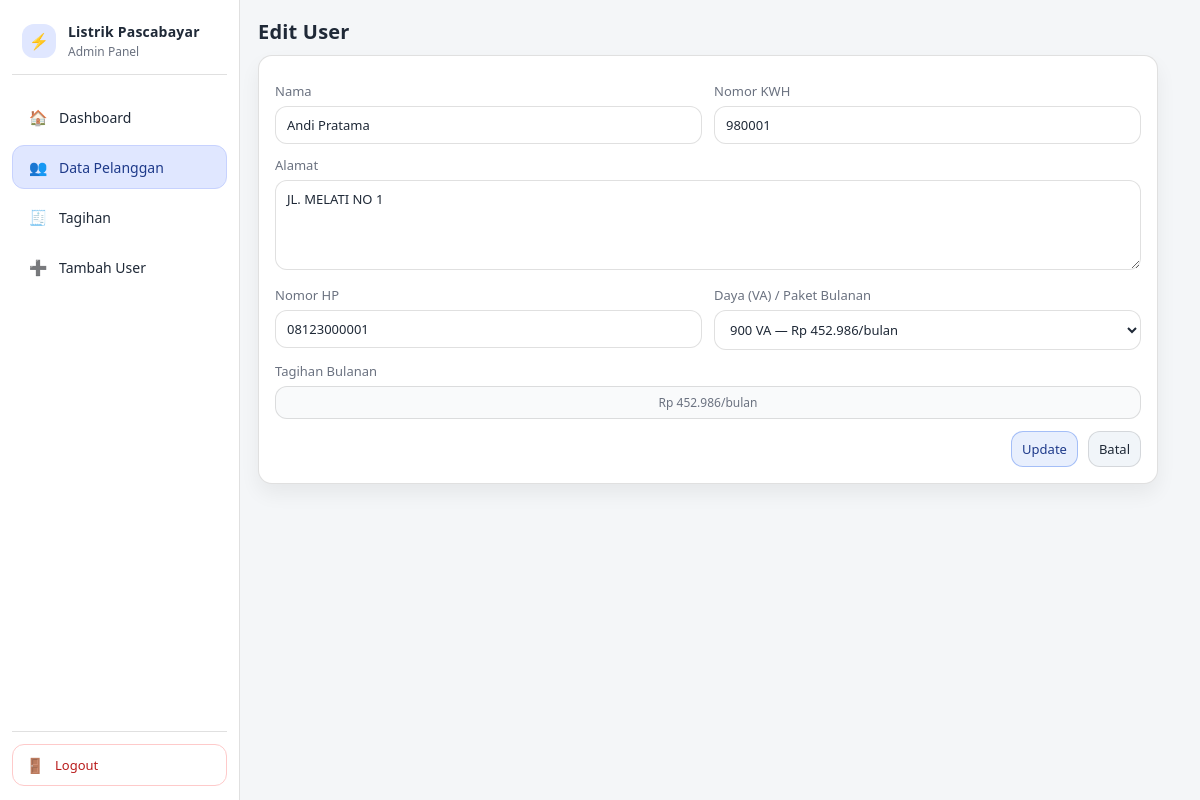
The page /users/edit.php?id=6 (signed in) on the database its author committed.
### tables this page shows
CREATE TABLE `users` (
  `id` int(11) NOT NULL,
  `nama` varchar(100) NOT NULL,
  `nomor_kwh` varchar(30) NOT NULL,
  `alamat` text NOT NULL,
  `voltase` int(11) NOT NULL,
  `no_hp` varchar(13) NOT NULL,
  `created_at` timestamp NOT NULL DEFAULT current_timestamp(),
  `status` enum('BELUM LUNAS','LUNAS') NOT NULL DEFAULT 'BELUM LUNAS',
  `daya_va` int(11) NOT NULL DEFAULT 900,
  `tarif_per_kwh` decimal(10,2) NOT NULL DEFAULT 1352.00,
  `kwh` int(11) NOT NULL DEFAULT 0,
  `tagihan_bulanan` int(11) NOT NULL DEFAULT 452986
);

### users/edit.php (the view, shortened to what this page needs)
<?php
require __DIR__ . "/../partials/header.php";
require __DIR__ . "/../partials/sidebar.php";
require __DIR__ . "/../config.php";
$paket = [
  900  => 452986,
  1300 => 800700,
  2200 => 800700,
  3500 => 1299530,
  5500 => 1299530,
  6600 => 1699530,
];
function rupiah($n){
  return "Rp " . number_format((int)$n, 0, ',', '.');
}
$id = (int)($_GET['id'] ?? 0);
$stmt = $pdo->prepare("SELECT * FROM users WHERE id=?");
$stmt->execute([$id]);
$u = $stmt->fetch();
$valNama   = $_POST['nama'] ?? $u['nama'];
$valKwhNo  = $_POST['nomor_kwh'] ?? $u['nomor_kwh'];
$valAlamat = $_POST['alamat'] ?? $u['alamat'];
$valNoHp   = $_POST['no_hp'] ?? ($u['no_hp'] ?? '');
$valDaya   = (int)($_POST['daya_va'] ?? ($u['daya_va'] ?? 900));
$valBill   = (int)($paket[$valDaya] ?? ($u['tagihan_bulanan'] ?? 452986));
?>
<main class="content">
  <h2>Edit User</h2>
  <div class="form-card">
    <form method="post" autocomplete="off">
      <div class="form-grid">
        <div class="field">
          <label>Nama</label>
          <input type="text" name="nama" value="<?= htmlspecialchars($valNama) ?>">
        </div>
        <div class="field">
          <label>Nomor KWH</label>
          <input type="text" name="nomor_kwh" value="<?= htmlspecialchars($valKwhNo) ?>">
        </div>
        <div class="field span-2">
          <label>Alamat</label>
          <textarea name="alamat"><?= htmlspecialchars($valAlamat) ?></textarea>
        </div>
        <div class="field">
          <label>Nomor HP</label>
          <input type="text" name="no_hp" value="<?= htmlspecialchars($valNoHp) ?>">
        </div>
        <div class="field">
          <label>Daya (VA) / Paket Bulanan</label>
          <select name="daya_va" id="daya_va">
            <option value="900"  <?= $valDaya===900  ? 'selected' : '' ?>>900 VA — <?= rupiah(452986) ?>/bulan</option>
          </select>
        </div>
        <div class="field span-2">
          <label>Tagihan Bulanan</label>
          <div class="tarif-pill" id="billInfo"><?= rupiah($valBill) ?>/bulan</div>
        </div>
      </div>
      <div class="form-actions">
        <button class="btn primary" type="submit">Update</button>
        <a class="btn" href="index.php">Batal</a>
      </div>
    </form>
  </div>
</main>
</div></body></html>

### assets/style.css (style rules this page uses)
:root { --bg:#f4f6f8; --panel:#ffffff; --card:#ffffff; --text:#1f2937; --muted:#6b7280; --line:rgba(0,0,0,.12); --primary:#2563eb; --primary-2:#1d4ed8; --danger:#dc2626; --radius:14px; --radius-lg:18px; --shadow: 0 14px 30px rgba(0,0,0,.08); --shadow-soft: 0 10px 20px rgba(0,0,0,.06); }
* { box-sizing:border-box; font-family:system-ui,Segoe UI,Arial; }
html,body { height:100%; }
body { margin:0; background:var(--bg); color:var(--text); font-size:14px; }
a { color:inherit; text-decoration:none; }
.content { margin-left:240px; padding:18px; flex:1; }
h2 { margin:0 0 10px; letter-spacing:.2px; font-size:20px; font-weight:900; }
.btn { display:inline-flex; align-items:center; justify-content:center; gap:8px; padding:8px 10px; border-radius:12px; border:1px solid var(--line); background:#f1f5f9; cursor:pointer; color:var(--text); font-size:13px; transition:.15s ease; }
.btn.primary { background:rgba(37,99,235,.10); border-color:rgba(37,99,235,.35); color:#1e3a8a; }
.form-card { width:min(900px, 100%); border:1px solid var(--line); border-radius:var(--radius); background:var(--card); padding:16px; box-shadow: var(--shadow-soft); }
.form-grid { display:grid; grid-template-columns: repeat(2, minmax(0, 1fr)); gap:12px; margin-top:10px; }
.field label { display:block; font-size:13px; color:var(--muted); margin-bottom:6px; }
.field input, .field select, .field textarea { width:100%; padding:9px 11px; border-radius:12px; border:1px solid var(--line); background:#fff; color:var(--text); outline:none; font-size:13px; }
.field textarea { min-height:90px; resize:vertical; }
.span-2 { grid-column: 1 / -1; }
.form-actions { display:flex; justify-content:flex-end; gap:10px; margin-top:12px; flex-wrap:wrap; }
.tarif-pill { padding:7px 9px; border:1px solid var(--line); border-radius:12px; background:#f9fafb; font-size:12px; color:var(--muted); min-width:220px; text-align:center; }

### rows shown on the page
users: nama "Andi Pratama", nomor_kwh "980001", alamat "JL. MELATI NO 1", no_hp "08123000001", daya_va "900 VA — Rp 452.986/bulan"
